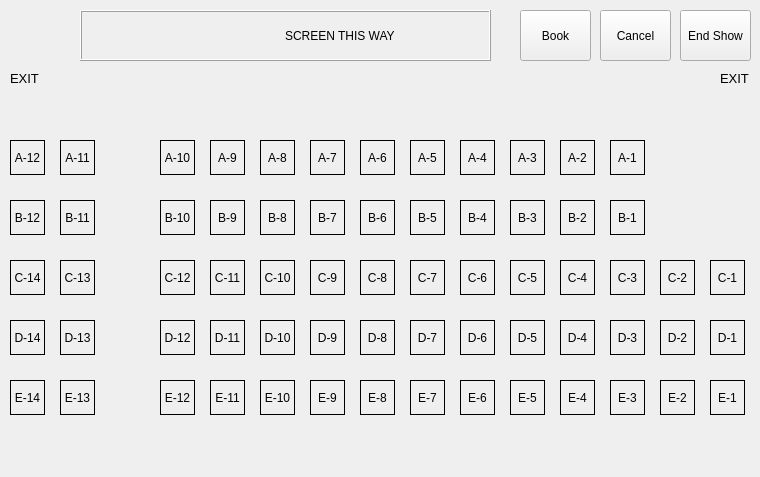
<?xml version="1.0" encoding="UTF-8"?>
<ui version="4.0">
 <class>MainWindow</class>
 <widget class="QMainWindow" name="MainWindow">
  <property name="geometry">
   <rect>
    <x>0</x>
    <y>0</y>
    <width>760</width>
    <height>477</height>
   </rect>
  </property>
  <property name="windowTitle">
   <string>Movie Ticket Booking 1.0</string>
  </property>
  <widget class="QWidget" name="centralWidget">
   <widget class="QPushButton" name="btnBook">
    <property name="geometry">
     <rect>
      <x>520</x>
      <y>10</y>
      <width>71</width>
      <height>51</height>
     </rect>
    </property>
    <property name="text">
     <string>Book</string>
    </property>
   </widget>
   <widget class="QPushButton" name="btnCancel">
    <property name="geometry">
     <rect>
      <x>600</x>
      <y>10</y>
      <width>71</width>
      <height>51</height>
     </rect>
    </property>
    <property name="text">
     <string>Cancel</string>
    </property>
   </widget>
   <widget class="QPushButton" name="btnReset">
    <property name="geometry">
     <rect>
      <x>680</x>
      <y>10</y>
      <width>71</width>
      <height>51</height>
     </rect>
    </property>
    <property name="text">
     <string>End Show</string>
    </property>
   </widget>
   <widget class="QLabel" name="label">
    <property name="geometry">
     <rect>
      <x>720</x>
      <y>70</y>
      <width>31</width>
      <height>16</height>
     </rect>
    </property>
    <property name="font">
     <font>
      <pointsize>10</pointsize>
     </font>
    </property>
    <property name="text">
     <string>EXIT</string>
    </property>
   </widget>
   <widget class="QLabel" name="label_2">
    <property name="geometry">
     <rect>
      <x>10</x>
      <y>70</y>
      <width>31</width>
      <height>16</height>
     </rect>
    </property>
    <property name="font">
     <font>
      <pointsize>10</pointsize>
     </font>
    </property>
    <property name="text">
     <string>EXIT</string>
    </property>
   </widget>
   <widget class="QLabel" name="label_3">
    <property name="geometry">
     <rect>
      <x>80</x>
      <y>10</y>
      <width>411</width>
      <height>51</height>
     </rect>
    </property>
    <property name="frameShape">
     <enum>QFrame::Box</enum>
    </property>
    <property name="frameShadow">
     <enum>QFrame::Raised</enum>
    </property>
    <property name="text">
     <string>                                                             SCREEN THIS WAY</string>
    </property>
    <property name="alignment">
     <set>Qt::AlignJustify|Qt::AlignVCenter</set>
    </property>
   </widget>
   <widget class="QLabel" name="lblA1">
    <property name="geometry">
     <rect>
      <x>610</x>
      <y>140</y>
      <width>35</width>
      <height>35</height>
     </rect>
    </property>
    <property name="frameShape">
     <enum>QFrame::Box</enum>
    </property>
    <property name="text">
     <string>A-1</string>
    </property>
    <property name="alignment">
     <set>Qt::AlignCenter</set>
    </property>
   </widget>
   <widget class="QLabel" name="lblA2">
    <property name="geometry">
     <rect>
      <x>560</x>
      <y>140</y>
      <width>35</width>
      <height>35</height>
     </rect>
    </property>
    <property name="frameShape">
     <enum>QFrame::Box</enum>
    </property>
    <property name="text">
     <string>A-2</string>
    </property>
    <property name="alignment">
     <set>Qt::AlignCenter</set>
    </property>
   </widget>
   <widget class="QLabel" name="lblA3">
    <property name="geometry">
     <rect>
      <x>510</x>
      <y>140</y>
      <width>35</width>
      <height>35</height>
     </rect>
    </property>
    <property name="frameShape">
     <enum>QFrame::Box</enum>
    </property>
    <property name="text">
     <string>A-3</string>
    </property>
    <property name="alignment">
     <set>Qt::AlignCenter</set>
    </property>
   </widget>
   <widget class="QLabel" name="lblA5">
    <property name="geometry">
     <rect>
      <x>410</x>
      <y>140</y>
      <width>35</width>
      <height>35</height>
     </rect>
    </property>
    <property name="frameShape">
     <enum>QFrame::Box</enum>
    </property>
    <property name="text">
     <string>A-5</string>
    </property>
    <property name="alignment">
     <set>Qt::AlignCenter</set>
    </property>
   </widget>
   <widget class="QLabel" name="lblA6">
    <property name="geometry">
     <rect>
      <x>360</x>
      <y>140</y>
      <width>35</width>
      <height>35</height>
     </rect>
    </property>
    <property name="frameShape">
     <enum>QFrame::Box</enum>
    </property>
    <property name="text">
     <string>A-6</string>
    </property>
    <property name="alignment">
     <set>Qt::AlignCenter</set>
    </property>
   </widget>
   <widget class="QLabel" name="lblA4">
    <property name="geometry">
     <rect>
      <x>460</x>
      <y>140</y>
      <width>35</width>
      <height>35</height>
     </rect>
    </property>
    <property name="frameShape">
     <enum>QFrame::Box</enum>
    </property>
    <property name="text">
     <string>A-4</string>
    </property>
    <property name="alignment">
     <set>Qt::AlignCenter</set>
    </property>
   </widget>
   <widget class="QLabel" name="lblA8">
    <property name="geometry">
     <rect>
      <x>260</x>
      <y>140</y>
      <width>35</width>
      <height>35</height>
     </rect>
    </property>
    <property name="frameShape">
     <enum>QFrame::Box</enum>
    </property>
    <property name="text">
     <string>A-8</string>
    </property>
    <property name="alignment">
     <set>Qt::AlignCenter</set>
    </property>
   </widget>
   <widget class="QLabel" name="lblA9">
    <property name="geometry">
     <rect>
      <x>210</x>
      <y>140</y>
      <width>35</width>
      <height>35</height>
     </rect>
    </property>
    <property name="frameShape">
     <enum>QFrame::Box</enum>
    </property>
    <property name="text">
     <string>A-9</string>
    </property>
    <property name="alignment">
     <set>Qt::AlignCenter</set>
    </property>
   </widget>
   <widget class="QLabel" name="lblA7">
    <property name="geometry">
     <rect>
      <x>310</x>
      <y>140</y>
      <width>35</width>
      <height>35</height>
     </rect>
    </property>
    <property name="frameShape">
     <enum>QFrame::Box</enum>
    </property>
    <property name="text">
     <string>A-7</string>
    </property>
    <property name="alignment">
     <set>Qt::AlignCenter</set>
    </property>
   </widget>
   <widget class="QLabel" name="lblA12">
    <property name="geometry">
     <rect>
      <x>10</x>
      <y>140</y>
      <width>35</width>
      <height>35</height>
     </rect>
    </property>
    <property name="frameShape">
     <enum>QFrame::Box</enum>
    </property>
    <property name="text">
     <string>A-12</string>
    </property>
    <property name="alignment">
     <set>Qt::AlignCenter</set>
    </property>
   </widget>
   <widget class="QLabel" name="lblA11">
    <property name="geometry">
     <rect>
      <x>60</x>
      <y>140</y>
      <width>35</width>
      <height>35</height>
     </rect>
    </property>
    <property name="frameShape">
     <enum>QFrame::Box</enum>
    </property>
    <property name="text">
     <string>A-11</string>
    </property>
    <property name="alignment">
     <set>Qt::AlignCenter</set>
    </property>
   </widget>
   <widget class="QLabel" name="lblA10">
    <property name="geometry">
     <rect>
      <x>160</x>
      <y>140</y>
      <width>35</width>
      <height>35</height>
     </rect>
    </property>
    <property name="frameShape">
     <enum>QFrame::Box</enum>
    </property>
    <property name="text">
     <string>A-10</string>
    </property>
    <property name="alignment">
     <set>Qt::AlignCenter</set>
    </property>
   </widget>
   <widget class="QLabel" name="lblB2">
    <property name="geometry">
     <rect>
      <x>560</x>
      <y>200</y>
      <width>35</width>
      <height>35</height>
     </rect>
    </property>
    <property name="frameShape">
     <enum>QFrame::Box</enum>
    </property>
    <property name="text">
     <string>B-2</string>
    </property>
    <property name="alignment">
     <set>Qt::AlignCenter</set>
    </property>
   </widget>
   <widget class="QLabel" name="lblB6">
    <property name="geometry">
     <rect>
      <x>360</x>
      <y>200</y>
      <width>35</width>
      <height>35</height>
     </rect>
    </property>
    <property name="frameShape">
     <enum>QFrame::Box</enum>
    </property>
    <property name="text">
     <string>B-6</string>
    </property>
    <property name="alignment">
     <set>Qt::AlignCenter</set>
    </property>
   </widget>
   <widget class="QLabel" name="lblB11">
    <property name="geometry">
     <rect>
      <x>60</x>
      <y>200</y>
      <width>35</width>
      <height>35</height>
     </rect>
    </property>
    <property name="frameShape">
     <enum>QFrame::Box</enum>
    </property>
    <property name="text">
     <string>B-11</string>
    </property>
    <property name="alignment">
     <set>Qt::AlignCenter</set>
    </property>
   </widget>
   <widget class="QLabel" name="lblB3">
    <property name="geometry">
     <rect>
      <x>510</x>
      <y>200</y>
      <width>35</width>
      <height>35</height>
     </rect>
    </property>
    <property name="frameShape">
     <enum>QFrame::Box</enum>
    </property>
    <property name="text">
     <string>B-3</string>
    </property>
    <property name="alignment">
     <set>Qt::AlignCenter</set>
    </property>
   </widget>
   <widget class="QLabel" name="lblB7">
    <property name="geometry">
     <rect>
      <x>310</x>
      <y>200</y>
      <width>35</width>
      <height>35</height>
     </rect>
    </property>
    <property name="frameShape">
     <enum>QFrame::Box</enum>
    </property>
    <property name="text">
     <string>B-7</string>
    </property>
    <property name="alignment">
     <set>Qt::AlignCenter</set>
    </property>
   </widget>
   <widget class="QLabel" name="lblB1">
    <property name="geometry">
     <rect>
      <x>610</x>
      <y>200</y>
      <width>35</width>
      <height>35</height>
     </rect>
    </property>
    <property name="frameShape">
     <enum>QFrame::Box</enum>
    </property>
    <property name="text">
     <string>B-1</string>
    </property>
    <property name="alignment">
     <set>Qt::AlignCenter</set>
    </property>
   </widget>
   <widget class="QLabel" name="lblB9">
    <property name="geometry">
     <rect>
      <x>210</x>
      <y>200</y>
      <width>35</width>
      <height>35</height>
     </rect>
    </property>
    <property name="frameShape">
     <enum>QFrame::Box</enum>
    </property>
    <property name="text">
     <string>B-9</string>
    </property>
    <property name="alignment">
     <set>Qt::AlignCenter</set>
    </property>
   </widget>
   <widget class="QLabel" name="lblB12">
    <property name="geometry">
     <rect>
      <x>10</x>
      <y>200</y>
      <width>35</width>
      <height>35</height>
     </rect>
    </property>
    <property name="frameShape">
     <enum>QFrame::Box</enum>
    </property>
    <property name="text">
     <string>B-12</string>
    </property>
    <property name="alignment">
     <set>Qt::AlignCenter</set>
    </property>
   </widget>
   <widget class="QLabel" name="lblB4">
    <property name="geometry">
     <rect>
      <x>460</x>
      <y>200</y>
      <width>35</width>
      <height>35</height>
     </rect>
    </property>
    <property name="frameShape">
     <enum>QFrame::Box</enum>
    </property>
    <property name="text">
     <string>B-4</string>
    </property>
    <property name="alignment">
     <set>Qt::AlignCenter</set>
    </property>
   </widget>
   <widget class="QLabel" name="lblB10">
    <property name="geometry">
     <rect>
      <x>160</x>
      <y>200</y>
      <width>35</width>
      <height>35</height>
     </rect>
    </property>
    <property name="frameShape">
     <enum>QFrame::Box</enum>
    </property>
    <property name="text">
     <string>B-10</string>
    </property>
    <property name="alignment">
     <set>Qt::AlignCenter</set>
    </property>
   </widget>
   <widget class="QLabel" name="lblB5">
    <property name="geometry">
     <rect>
      <x>410</x>
      <y>200</y>
      <width>35</width>
      <height>35</height>
     </rect>
    </property>
    <property name="frameShape">
     <enum>QFrame::Box</enum>
    </property>
    <property name="text">
     <string>B-5</string>
    </property>
    <property name="alignment">
     <set>Qt::AlignCenter</set>
    </property>
   </widget>
   <widget class="QLabel" name="lblB8">
    <property name="geometry">
     <rect>
      <x>260</x>
      <y>200</y>
      <width>35</width>
      <height>35</height>
     </rect>
    </property>
    <property name="frameShape">
     <enum>QFrame::Box</enum>
    </property>
    <property name="text">
     <string>B-8</string>
    </property>
    <property name="alignment">
     <set>Qt::AlignCenter</set>
    </property>
   </widget>
   <widget class="QLabel" name="lblC4">
    <property name="geometry">
     <rect>
      <x>560</x>
      <y>260</y>
      <width>35</width>
      <height>35</height>
     </rect>
    </property>
    <property name="frameShape">
     <enum>QFrame::Box</enum>
    </property>
    <property name="text">
     <string>C-4</string>
    </property>
    <property name="alignment">
     <set>Qt::AlignCenter</set>
    </property>
   </widget>
   <widget class="QLabel" name="lblC8">
    <property name="geometry">
     <rect>
      <x>360</x>
      <y>260</y>
      <width>35</width>
      <height>35</height>
     </rect>
    </property>
    <property name="frameShape">
     <enum>QFrame::Box</enum>
    </property>
    <property name="text">
     <string>C-8</string>
    </property>
    <property name="alignment">
     <set>Qt::AlignCenter</set>
    </property>
   </widget>
   <widget class="QLabel" name="lblC13">
    <property name="geometry">
     <rect>
      <x>60</x>
      <y>260</y>
      <width>35</width>
      <height>35</height>
     </rect>
    </property>
    <property name="frameShape">
     <enum>QFrame::Box</enum>
    </property>
    <property name="text">
     <string>C-13</string>
    </property>
    <property name="alignment">
     <set>Qt::AlignCenter</set>
    </property>
   </widget>
   <widget class="QLabel" name="lblC5">
    <property name="geometry">
     <rect>
      <x>510</x>
      <y>260</y>
      <width>35</width>
      <height>35</height>
     </rect>
    </property>
    <property name="frameShape">
     <enum>QFrame::Box</enum>
    </property>
    <property name="text">
     <string>C-5</string>
    </property>
    <property name="alignment">
     <set>Qt::AlignCenter</set>
    </property>
   </widget>
   <widget class="QLabel" name="lblC9">
    <property name="geometry">
     <rect>
      <x>310</x>
      <y>260</y>
      <width>35</width>
      <height>35</height>
     </rect>
    </property>
    <property name="frameShape">
     <enum>QFrame::Box</enum>
    </property>
    <property name="text">
     <string>C-9</string>
    </property>
    <property name="alignment">
     <set>Qt::AlignCenter</set>
    </property>
   </widget>
   <widget class="QLabel" name="lblC3">
    <property name="geometry">
     <rect>
      <x>610</x>
      <y>260</y>
      <width>35</width>
      <height>35</height>
     </rect>
    </property>
    <property name="frameShape">
     <enum>QFrame::Box</enum>
    </property>
    <property name="text">
     <string>C-3</string>
    </property>
    <property name="alignment">
     <set>Qt::AlignCenter</set>
    </property>
   </widget>
   <widget class="QLabel" name="lblC11">
    <property name="geometry">
     <rect>
      <x>210</x>
      <y>260</y>
      <width>35</width>
      <height>35</height>
     </rect>
    </property>
    <property name="frameShape">
     <enum>QFrame::Box</enum>
    </property>
    <property name="text">
     <string>C-11</string>
    </property>
    <property name="alignment">
     <set>Qt::AlignCenter</set>
    </property>
   </widget>
   <widget class="QLabel" name="lblC14">
    <property name="geometry">
     <rect>
      <x>10</x>
      <y>260</y>
      <width>35</width>
      <height>35</height>
     </rect>
    </property>
    <property name="frameShape">
     <enum>QFrame::Box</enum>
    </property>
    <property name="text">
     <string>C-14</string>
    </property>
    <property name="alignment">
     <set>Qt::AlignCenter</set>
    </property>
   </widget>
   <widget class="QLabel" name="lblC6">
    <property name="geometry">
     <rect>
      <x>460</x>
      <y>260</y>
      <width>35</width>
      <height>35</height>
     </rect>
    </property>
    <property name="frameShape">
     <enum>QFrame::Box</enum>
    </property>
    <property name="text">
     <string>C-6</string>
    </property>
    <property name="alignment">
     <set>Qt::AlignCenter</set>
    </property>
   </widget>
   <widget class="QLabel" name="lblC12">
    <property name="geometry">
     <rect>
      <x>160</x>
      <y>260</y>
      <width>35</width>
      <height>35</height>
     </rect>
    </property>
    <property name="frameShape">
     <enum>QFrame::Box</enum>
    </property>
    <property name="text">
     <string>C-12</string>
    </property>
    <property name="alignment">
     <set>Qt::AlignCenter</set>
    </property>
   </widget>
   <widget class="QLabel" name="lblC7">
    <property name="geometry">
     <rect>
      <x>410</x>
      <y>260</y>
      <width>35</width>
      <height>35</height>
     </rect>
    </property>
    <property name="frameShape">
     <enum>QFrame::Box</enum>
    </property>
    <property name="text">
     <string>C-7</string>
    </property>
    <property name="alignment">
     <set>Qt::AlignCenter</set>
    </property>
   </widget>
   <widget class="QLabel" name="lblC10">
    <property name="geometry">
     <rect>
      <x>260</x>
      <y>260</y>
      <width>35</width>
      <height>35</height>
     </rect>
    </property>
    <property name="frameShape">
     <enum>QFrame::Box</enum>
    </property>
    <property name="text">
     <string>C-10</string>
    </property>
    <property name="alignment">
     <set>Qt::AlignCenter</set>
    </property>
   </widget>
   <widget class="QLabel" name="lblD4">
    <property name="geometry">
     <rect>
      <x>560</x>
      <y>320</y>
      <width>35</width>
      <height>35</height>
     </rect>
    </property>
    <property name="frameShape">
     <enum>QFrame::Box</enum>
    </property>
    <property name="text">
     <string>D-4</string>
    </property>
    <property name="alignment">
     <set>Qt::AlignCenter</set>
    </property>
   </widget>
   <widget class="QLabel" name="lblD8">
    <property name="geometry">
     <rect>
      <x>360</x>
      <y>320</y>
      <width>35</width>
      <height>35</height>
     </rect>
    </property>
    <property name="frameShape">
     <enum>QFrame::Box</enum>
    </property>
    <property name="text">
     <string>D-8</string>
    </property>
    <property name="alignment">
     <set>Qt::AlignCenter</set>
    </property>
   </widget>
   <widget class="QLabel" name="lblD13">
    <property name="geometry">
     <rect>
      <x>60</x>
      <y>320</y>
      <width>35</width>
      <height>35</height>
     </rect>
    </property>
    <property name="frameShape">
     <enum>QFrame::Box</enum>
    </property>
    <property name="text">
     <string>D-13</string>
    </property>
    <property name="alignment">
     <set>Qt::AlignCenter</set>
    </property>
   </widget>
   <widget class="QLabel" name="lblD5">
    <property name="geometry">
     <rect>
      <x>510</x>
      <y>320</y>
      <width>35</width>
      <height>35</height>
     </rect>
    </property>
    <property name="frameShape">
     <enum>QFrame::Box</enum>
    </property>
    <property name="text">
     <string>D-5</string>
    </property>
    <property name="alignment">
     <set>Qt::AlignCenter</set>
    </property>
   </widget>
   <widget class="QLabel" name="lblD9">
    <property name="geometry">
     <rect>
      <x>310</x>
      <y>320</y>
      <width>35</width>
      <height>35</height>
     </rect>
    </property>
    <property name="frameShape">
     <enum>QFrame::Box</enum>
    </property>
    <property name="text">
     <string>D-9</string>
    </property>
    <property name="alignment">
     <set>Qt::AlignCenter</set>
    </property>
   </widget>
   <widget class="QLabel" name="lblD3">
    <property name="geometry">
     <rect>
      <x>610</x>
      <y>320</y>
      <width>35</width>
      <height>35</height>
     </rect>
    </property>
    <property name="frameShape">
     <enum>QFrame::Box</enum>
    </property>
    <property name="text">
     <string>D-3</string>
    </property>
    <property name="alignment">
     <set>Qt::AlignCenter</set>
    </property>
   </widget>
   <widget class="QLabel" name="lblD11">
    <property name="geometry">
     <rect>
      <x>210</x>
      <y>320</y>
      <width>35</width>
      <height>35</height>
     </rect>
    </property>
    <property name="frameShape">
     <enum>QFrame::Box</enum>
    </property>
    <property name="text">
     <string>D-11</string>
    </property>
    <property name="alignment">
     <set>Qt::AlignCenter</set>
    </property>
   </widget>
   <widget class="QLabel" name="lblD14">
    <property name="geometry">
     <rect>
      <x>10</x>
      <y>320</y>
      <width>35</width>
      <height>35</height>
     </rect>
    </property>
    <property name="frameShape">
     <enum>QFrame::Box</enum>
    </property>
    <property name="text">
     <string>D-14</string>
    </property>
    <property name="alignment">
     <set>Qt::AlignCenter</set>
    </property>
   </widget>
   <widget class="QLabel" name="lblD6">
    <property name="geometry">
     <rect>
      <x>460</x>
      <y>320</y>
      <width>35</width>
      <height>35</height>
     </rect>
    </property>
    <property name="frameShape">
     <enum>QFrame::Box</enum>
    </property>
    <property name="text">
     <string>D-6</string>
    </property>
    <property name="alignment">
     <set>Qt::AlignCenter</set>
    </property>
   </widget>
   <widget class="QLabel" name="lblD12">
    <property name="geometry">
     <rect>
      <x>160</x>
      <y>320</y>
      <width>35</width>
      <height>35</height>
     </rect>
    </property>
    <property name="frameShape">
     <enum>QFrame::Box</enum>
    </property>
    <property name="text">
     <string>D-12</string>
    </property>
    <property name="alignment">
     <set>Qt::AlignCenter</set>
    </property>
   </widget>
   <widget class="QLabel" name="lblD7">
    <property name="geometry">
     <rect>
      <x>410</x>
      <y>320</y>
      <width>35</width>
      <height>35</height>
     </rect>
    </property>
    <property name="frameShape">
     <enum>QFrame::Box</enum>
    </property>
    <property name="text">
     <string>D-7</string>
    </property>
    <property name="alignment">
     <set>Qt::AlignCenter</set>
    </property>
   </widget>
   <widget class="QLabel" name="lblD10">
    <property name="geometry">
     <rect>
      <x>260</x>
      <y>320</y>
      <width>35</width>
      <height>35</height>
     </rect>
    </property>
    <property name="frameShape">
     <enum>QFrame::Box</enum>
    </property>
    <property name="text">
     <string>D-10</string>
    </property>
    <property name="alignment">
     <set>Qt::AlignCenter</set>
    </property>
   </widget>
   <widget class="QLabel" name="lblE4">
    <property name="geometry">
     <rect>
      <x>560</x>
      <y>380</y>
      <width>35</width>
      <height>35</height>
     </rect>
    </property>
    <property name="frameShape">
     <enum>QFrame::Box</enum>
    </property>
    <property name="text">
     <string>E-4</string>
    </property>
    <property name="alignment">
     <set>Qt::AlignCenter</set>
    </property>
   </widget>
   <widget class="QLabel" name="lblE8">
    <property name="geometry">
     <rect>
      <x>360</x>
      <y>380</y>
      <width>35</width>
      <height>35</height>
     </rect>
    </property>
    <property name="frameShape">
     <enum>QFrame::Box</enum>
    </property>
    <property name="text">
     <string>E-8</string>
    </property>
    <property name="alignment">
     <set>Qt::AlignCenter</set>
    </property>
   </widget>
   <widget class="QLabel" name="lblE13">
    <property name="geometry">
     <rect>
      <x>60</x>
      <y>380</y>
      <width>35</width>
      <height>35</height>
     </rect>
    </property>
    <property name="frameShape">
     <enum>QFrame::Box</enum>
    </property>
    <property name="text">
     <string>E-13</string>
    </property>
    <property name="alignment">
     <set>Qt::AlignCenter</set>
    </property>
   </widget>
   <widget class="QLabel" name="lblE5">
    <property name="geometry">
     <rect>
      <x>510</x>
      <y>380</y>
      <width>35</width>
      <height>35</height>
     </rect>
    </property>
    <property name="frameShape">
     <enum>QFrame::Box</enum>
    </property>
    <property name="text">
     <string>E-5</string>
    </property>
    <property name="alignment">
     <set>Qt::AlignCenter</set>
    </property>
   </widget>
   <widget class="QLabel" name="lblE9">
    <property name="geometry">
     <rect>
      <x>310</x>
      <y>380</y>
      <width>35</width>
      <height>35</height>
     </rect>
    </property>
    <property name="frameShape">
     <enum>QFrame::Box</enum>
    </property>
    <property name="text">
     <string>E-9</string>
    </property>
    <property name="alignment">
     <set>Qt::AlignCenter</set>
    </property>
   </widget>
   <widget class="QLabel" name="lblE3">
    <property name="geometry">
     <rect>
      <x>610</x>
      <y>380</y>
      <width>35</width>
      <height>35</height>
     </rect>
    </property>
    <property name="frameShape">
     <enum>QFrame::Box</enum>
    </property>
    <property name="text">
     <string>E-3</string>
    </property>
    <property name="alignment">
     <set>Qt::AlignCenter</set>
    </property>
   </widget>
   <widget class="QLabel" name="lblE11">
    <property name="geometry">
     <rect>
      <x>210</x>
      <y>380</y>
      <width>35</width>
      <height>35</height>
     </rect>
    </property>
    <property name="frameShape">
     <enum>QFrame::Box</enum>
    </property>
    <property name="text">
     <string>E-11</string>
    </property>
    <property name="alignment">
     <set>Qt::AlignCenter</set>
    </property>
   </widget>
   <widget class="QLabel" name="lblE14">
    <property name="geometry">
     <rect>
      <x>10</x>
      <y>380</y>
      <width>35</width>
      <height>35</height>
     </rect>
    </property>
    <property name="frameShape">
     <enum>QFrame::Box</enum>
    </property>
    <property name="text">
     <string>E-14</string>
    </property>
    <property name="alignment">
     <set>Qt::AlignCenter</set>
    </property>
   </widget>
   <widget class="QLabel" name="lblE6">
    <property name="geometry">
     <rect>
      <x>460</x>
      <y>380</y>
      <width>35</width>
      <height>35</height>
     </rect>
    </property>
    <property name="frameShape">
     <enum>QFrame::Box</enum>
    </property>
    <property name="text">
     <string>E-6</string>
    </property>
    <property name="alignment">
     <set>Qt::AlignCenter</set>
    </property>
   </widget>
   <widget class="QLabel" name="lblE12">
    <property name="geometry">
     <rect>
      <x>160</x>
      <y>380</y>
      <width>35</width>
      <height>35</height>
     </rect>
    </property>
    <property name="frameShape">
     <enum>QFrame::Box</enum>
    </property>
    <property name="text">
     <string>E-12</string>
    </property>
    <property name="alignment">
     <set>Qt::AlignCenter</set>
    </property>
   </widget>
   <widget class="QLabel" name="lblE7">
    <property name="geometry">
     <rect>
      <x>410</x>
      <y>380</y>
      <width>35</width>
      <height>35</height>
     </rect>
    </property>
    <property name="frameShape">
     <enum>QFrame::Box</enum>
    </property>
    <property name="text">
     <string>E-7</string>
    </property>
    <property name="alignment">
     <set>Qt::AlignCenter</set>
    </property>
   </widget>
   <widget class="QLabel" name="lblE10">
    <property name="geometry">
     <rect>
      <x>260</x>
      <y>380</y>
      <width>35</width>
      <height>35</height>
     </rect>
    </property>
    <property name="frameShape">
     <enum>QFrame::Box</enum>
    </property>
    <property name="text">
     <string>E-10</string>
    </property>
    <property name="alignment">
     <set>Qt::AlignCenter</set>
    </property>
   </widget>
   <widget class="QLabel" name="lblC2">
    <property name="geometry">
     <rect>
      <x>660</x>
      <y>260</y>
      <width>35</width>
      <height>35</height>
     </rect>
    </property>
    <property name="frameShape">
     <enum>QFrame::Box</enum>
    </property>
    <property name="text">
     <string>C-2</string>
    </property>
    <property name="alignment">
     <set>Qt::AlignCenter</set>
    </property>
   </widget>
   <widget class="QLabel" name="lblC1">
    <property name="geometry">
     <rect>
      <x>710</x>
      <y>260</y>
      <width>35</width>
      <height>35</height>
     </rect>
    </property>
    <property name="frameShape">
     <enum>QFrame::Box</enum>
    </property>
    <property name="text">
     <string>C-1</string>
    </property>
    <property name="alignment">
     <set>Qt::AlignCenter</set>
    </property>
   </widget>
   <widget class="QLabel" name="lblD1">
    <property name="geometry">
     <rect>
      <x>710</x>
      <y>320</y>
      <width>35</width>
      <height>35</height>
     </rect>
    </property>
    <property name="frameShape">
     <enum>QFrame::Box</enum>
    </property>
    <property name="text">
     <string>D-1</string>
    </property>
    <property name="alignment">
     <set>Qt::AlignCenter</set>
    </property>
   </widget>
   <widget class="QLabel" name="lblD2">
    <property name="geometry">
     <rect>
      <x>660</x>
      <y>320</y>
      <width>35</width>
      <height>35</height>
     </rect>
    </property>
    <property name="frameShape">
     <enum>QFrame::Box</enum>
    </property>
    <property name="text">
     <string>D-2</string>
    </property>
    <property name="alignment">
     <set>Qt::AlignCenter</set>
    </property>
   </widget>
   <widget class="QLabel" name="lblE1">
    <property name="geometry">
     <rect>
      <x>710</x>
      <y>380</y>
      <width>35</width>
      <height>35</height>
     </rect>
    </property>
    <property name="frameShape">
     <enum>QFrame::Box</enum>
    </property>
    <property name="text">
     <string>E-1</string>
    </property>
    <property name="alignment">
     <set>Qt::AlignCenter</set>
    </property>
   </widget>
   <widget class="QLabel" name="lblE2">
    <property name="geometry">
     <rect>
      <x>660</x>
      <y>380</y>
      <width>35</width>
      <height>35</height>
     </rect>
    </property>
    <property name="frameShape">
     <enum>QFrame::Box</enum>
    </property>
    <property name="text">
     <string>E-2</string>
    </property>
    <property name="alignment">
     <set>Qt::AlignCenter</set>
    </property>
   </widget>
   <widget class="QLabel" name="lblInfoImage">
    <property name="geometry">
     <rect>
      <x>330</x>
      <y>423</y>
      <width>101</width>
      <height>41</height>
     </rect>
    </property>
    <property name="text">
     <string/>
    </property>
   </widget>
  </widget>
 </widget>
 <layoutdefault spacing="6" margin="11"/>
 <resources/>
 <connections/>
</ui>
